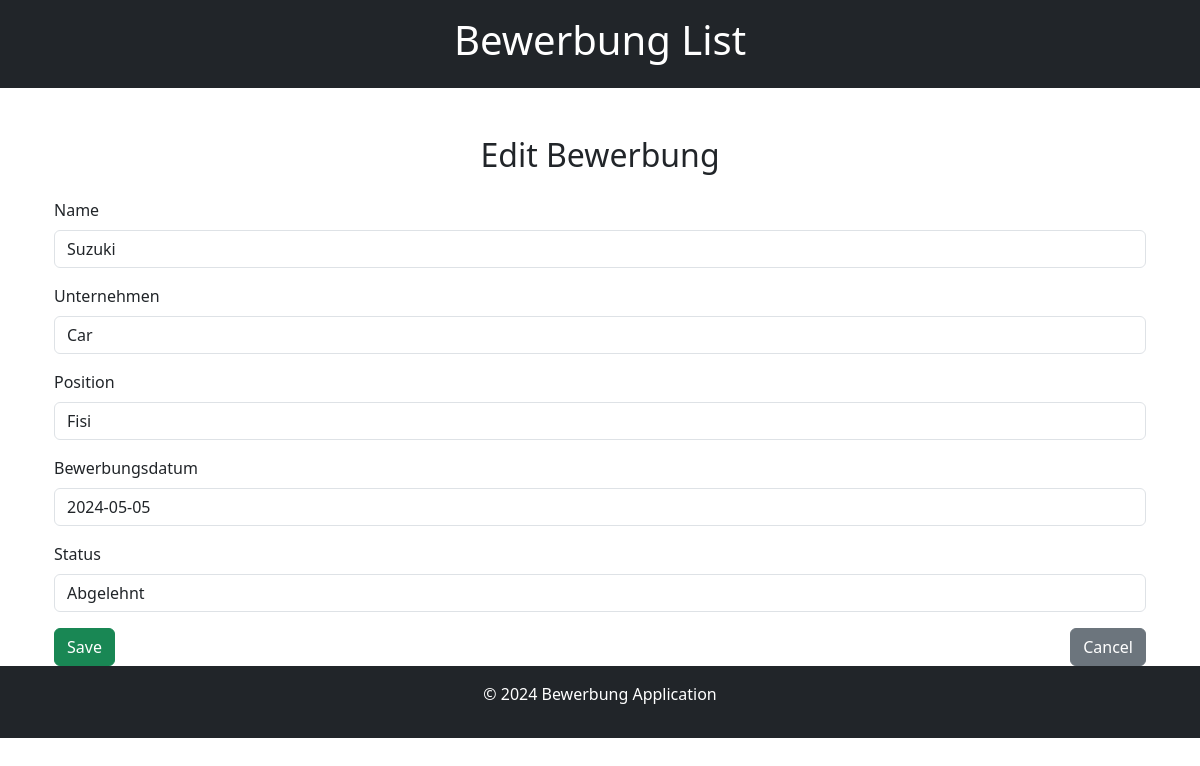
Page /7/edit/ (signed in) on the committed database.
### bewerbung/models.py (models this page shows, shortened)
class Bewerbung(models.Model):
    name = models.CharField(max_length=100, verbose_name="Name")
    company = models.CharField(max_length=100, verbose_name="Unternehmen")
    position = models.CharField(max_length=100, verbose_name="Position")
    date_applied = models.DateField(verbose_name="Bewerbungsdatum")
    status = models.CharField(
        max_length=50,
        choices=[
            ("Pending", "Ausstehend"),
            ("Interview", "Interview"),
            ("Accepted", "Angenommen"),
            ("Rejected", "Abgelehnt"),
        ],
        default="Pending",
        verbose_name="Status"
    )

### bewerbung/views.py (the view)
# urls.py: path('<int:pk>/edit/', views.BewerbungUpdateView.as_view(), name='bewerbung_edit'),
class BewerbungUpdateView(LoginRequiredMixin, UpdateView):
    model = Bewerbung
    template_name = 'bewerbung/bewerbung_form.html'
    fields = ['name', 'company', 'position', 'date_applied', 'status']
    success_url = reverse_lazy('bewerbung_list')

### templates/bewerbung/bewerbung_form.html (shortened to what this page needs)
{% extends "base/bewerbung_base.html" %}
{% block body %}
{% load widget_tweaks %}
<div class="container mt-5">
    <h2 class="text-center mb-4">{% if object %}Edit Bewerbung{% else %}Add Bewerbung{% endif %}</h2>
    <form method="post" enctype="multipart/form-data" class="needs-validation" novalidate>
        <div class="mb-3">
            {% for field in form %}
                <div class="mb-3">
                    <label for="{{ field.id_for_label }}" class="form-label">{{ field.label }}</label>
                    {{ field }}
                </div>
            {% endfor %}
        </div>
        <div class="d-flex justify-content-between">
            <button type="submit" class="btn btn-success">Save</button>
            <a href="{% url 'bewerbung_list' %}" class="btn btn-secondary">Cancel</a>
        </div>
    </form>
</div>
{% endblock %}

### rows in the picture
Bewerbung: form "Suzuki" "Car" "Fisi" "2024-05-05" "Abgelehnt"

### other values in the picture
{{ field.label }} "Name" "Unternehmen" "Position" "Bewerbungsdatum" "Status"
